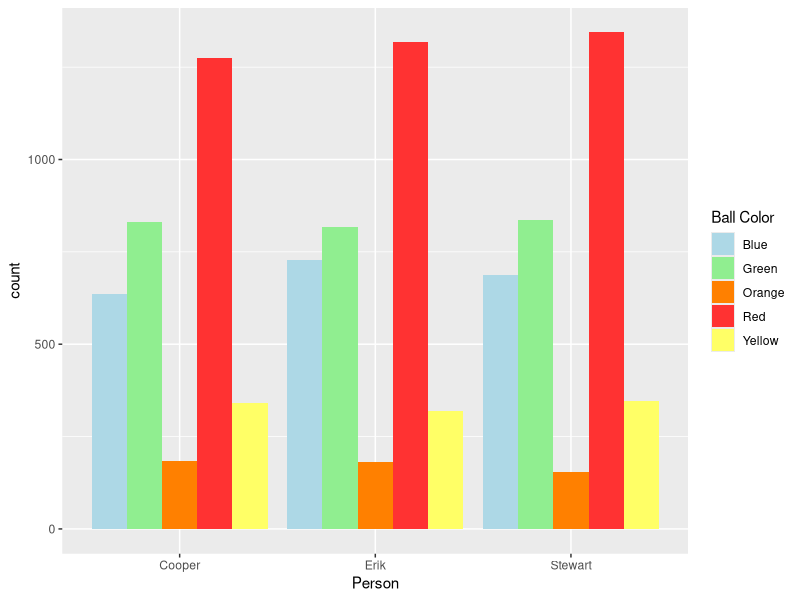

The R source for this figure:
library(ggplot2)

ydata <- sample(c(1:100),10000,replace=T)
xdata <- sample(c("Erik","Cooper","Stewart"),10000,replace = T)
zdata <- sample(c("Red","Blue","Green","Yellow","Orange"),10000,replace = T,
                prob=c(0.4,0.2,0.25,0.1,0.05))
df <- data.frame(Marbles=ydata,Person=xdata,Color=zdata)

ggplot(df,aes(x=Person,fill=Color))+
  geom_bar(position="dodge")+
  scale_fill_manual(values=c("light blue","light green","#ff8000","#ff3232","#ffff66"))+
  labs(fill="Ball Color")
